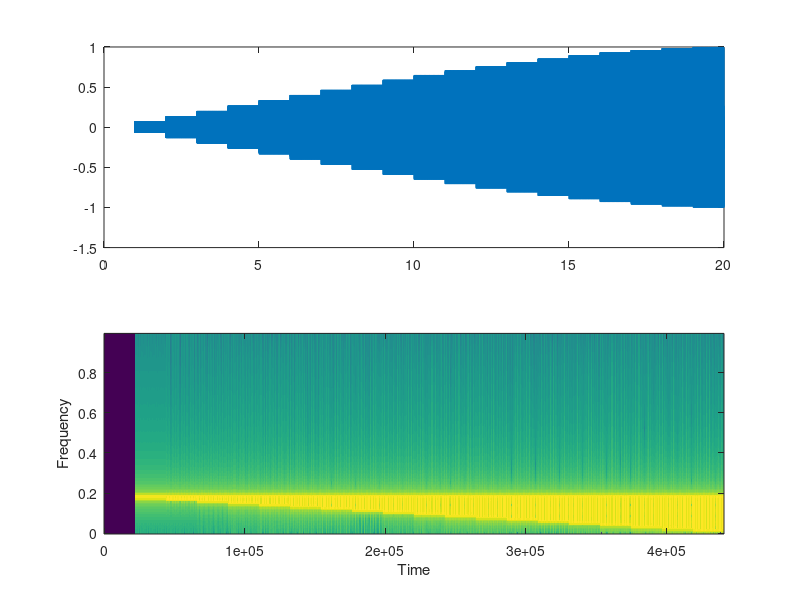

Recreate this plot in MATLAB.
fs = 44100;
L = 20;
l = 1:L;
f0 = 200;
w0 = 2*pi*f0;

dur = L;
t=1/fs:1/fs:dur;


x = zeros(fs*L,1);
n=1;
for i=L:-1:1
    x = x + [zeros(fs*n,1); sin(w0*i*(1/fs:1/fs:(i-1)))'];
    n=n+1;
end




x=x/max(x);
sound(x,fs)

figure(1)
subplot(211); plot(t,x);
subplot(212); specgram(x);

